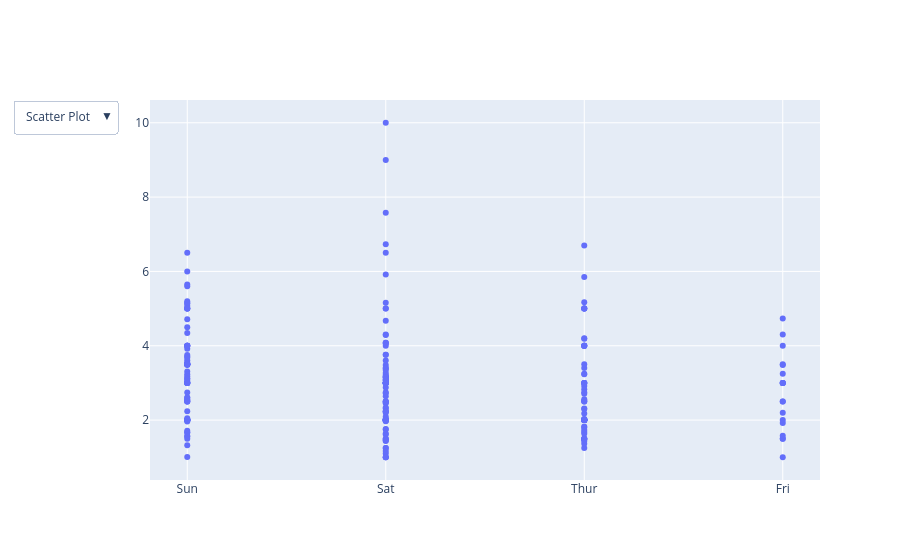

Source (notebook cell):
### Markdown cell above
1. Creating Dropdown Menu: A drop-down menu is a part of the menu-button which is displayed on a screen all the time. Every menu button is associated with a Menu widget that can display the choices for that menu button when clicked on it. In plotly, there are 4 possible methods to modify the charts by using updatemenu method.

  * restyle: modify data or data attributes
  * relayout: modify layout attributes
  * update: modify data and layout attributes
  * animate: start or pause an animation

### Code cell
import plotly.graph_objects as px
import pandas as pd

# reading the database
data = pd.read_csv(r"D:\Rakesh\LogicMojo-AI-ML-June26-rakesh\Data\tips.csv")


plot = px.Figure(data=[px.Scatter(
    x=data['day'],
    y=data['tip'],
    mode='markers',)
])

# Add dropdown
plot.update_layout(
    updatemenus=[
        dict(
            buttons=list([
                dict(
                    args=["type", "scatter"],
                    label="Scatter Plot",
                    method="restyle"
                ),
                dict(
                    args=["type", "bar"],
                    label="Bar Chart",
                    method="restyle"
                )
            ]),
            direction="down",
        ),
    ]
)

plot.show()

### Figure 1 — Plotly figure (JSON) as saved in the notebook; plotly's stock layout.template omitted (floating-point values rounded to 4 significant figures; data arrays with more than 128 entries replaced by an {"elided": "..."} marker saying what was removed)
{"data": [{"mode": "markers", "type": "scatter", "x": {"elided": "244 str values"}, "y": {"elided": "244 float values"}}], "layout": {"updatemenus": [{"buttons": [{"args": ["type", "scatter"], "label": "Scatter Plot", "method": "restyle"}, {"args": ["type", "bar"], "label": "Bar Chart", "method": "restyle"}], "direction": "down"}]}}
